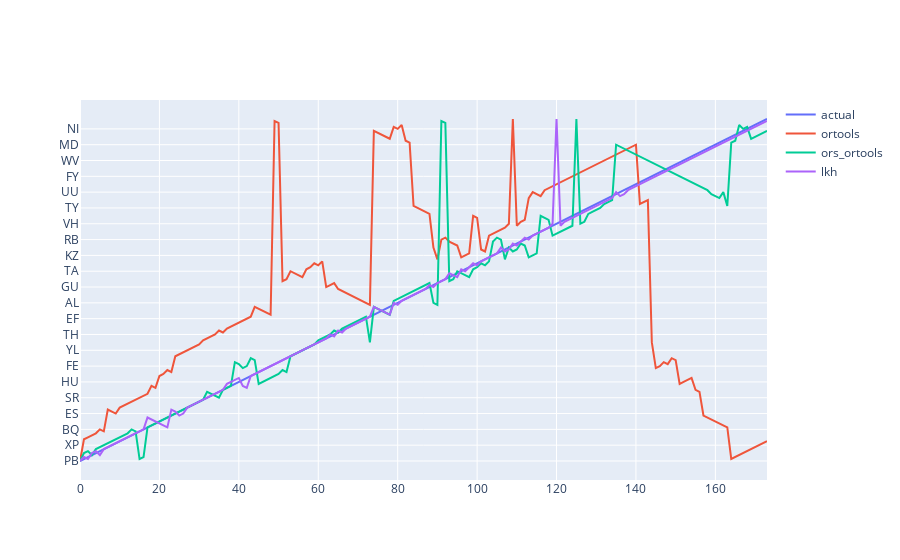

Notebook source saved alongside this figure:
### Markdown cell above
### Plot the Sequences

This is not a meaningful way to plot...

### Code cell
_df = _df.sort_index()

fig = go.Figure(
    data=[
        go.Scatter(
            x=sequence_df.index, y=sequence_df.actual, mode="lines", name="actual"
        )
    ]
)
fig.add_trace(
    go.Scatter(x=sequence_df.index, y=sequence_df.ortools, mode="lines", name="ortools")
)
fig.add_trace(
    go.Scatter(
        x=sequence_df.index, y=sequence_df.ors_ortools, mode="lines", name="ors_ortools"
    )
)
fig.add_trace(
    go.Scatter(x=sequence_df.index, y=sequence_df.lkh, mode="lines", name="lkh")
)

fig.show()

### Figure 1 — Plotly figure (JSON) as saved in the notebook; plotly's stock layout.template omitted (floating-point values rounded to 4 significant figures; data arrays with more than 128 entries replaced by an {"elided": "..."} marker saying what was removed)
{"data": [{"mode": "lines", "name": "actual", "type": "scatter", "x": {"elided": "174 int values"}, "y": {"elided": "174 str values"}}, {"mode": "lines", "name": "ortools", "type": "scatter", "x": {"elided": "174 int values"}, "y": {"elided": "174 str values"}}, {"mode": "lines", "name": "ors_ortools", "type": "scatter", "x": {"elided": "174 int values"}, "y": {"elided": "174 str values"}}, {"mode": "lines", "name": "lkh", "type": "scatter", "x": {"elided": "174 int values"}, "y": {"elided": "174 str values"}}], "layout": {}}
